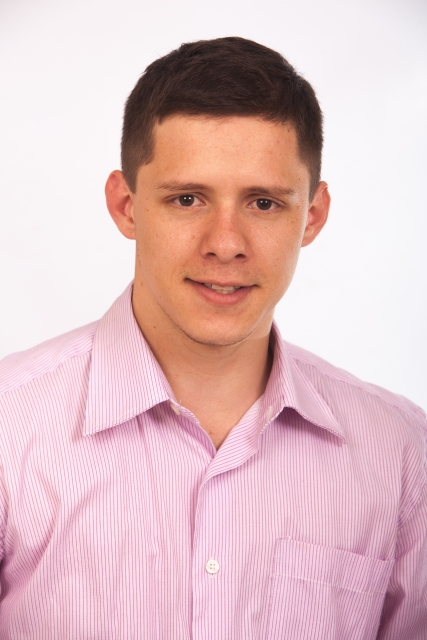
#> input picture OpenCV3_beginner/images/sample.jpg, 427 x 640 px, found by its file name
$ python blend.py
#> lines starting #> are read from the running program, lines starting #| are printed output that depends on the picture
import cv2
import math
import numpy as np

try:
    def create_cos(rows,cols):
        weight = np.zeros((rows,cols,3),np.float32)
        center = (rows/2,cols/2)
        radius = math.sqrt(center[0]**2+center[1]**2)

        for r in range(rows):
            for c in range(cols):
                distance = math.sqrt((center[0]-r)**2+(center[1]-c)**2)

                radian = (distance/radius)*math.pi

                Y =(math.cos(radian)+1.0)/2.0
                weight[r,c]=[Y,Y,Y]

        return weight

    img1 = cv2.imread('C:/Source Codes/OpenCV3_beginner/images/sample.jpg').astype(np.float32)/255
    img2 = cv2.imread('C:/Source Codes/OpenCV3_beginner/images/20230609.jpg').astype(np.float32)/255
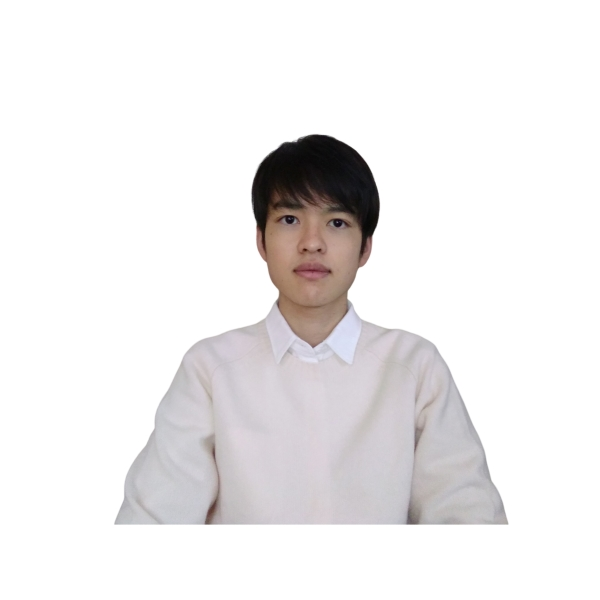
#> input picture OpenCV3_beginner/images/20230609.jpg, 600 x 600 px, found by its file name

    if img1 is None or img2 is None:
        print('ファイルを読み込めません．')
        import sys
        sys.exit()

    height = img1.shape[0]
#> height = 640
    width = img1.shape[1]
#> width = 427
    img2 = cv2.resize(img2,(width,height))
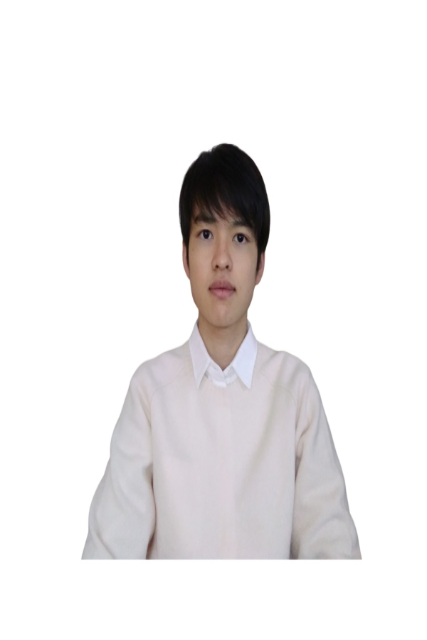
#> img2: shape (640, 427, 3) float32; mean B, G, R 0.926, 0.925, 0.932

    dst = cv2.addWeighted(img1,0.3,img2,0.7,0.0)
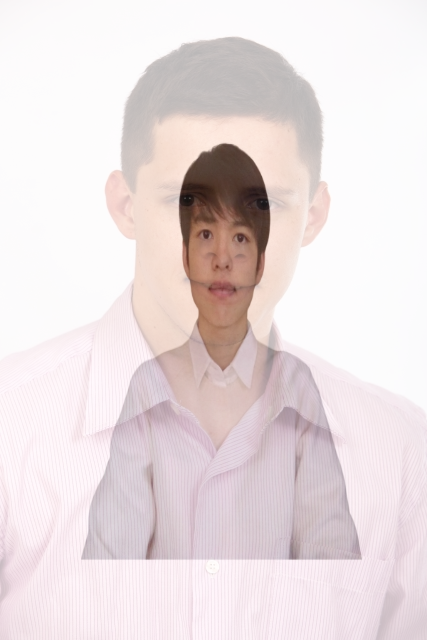
#> dst: shape (640, 427, 3) float32; mean B, G, R 0.877, 0.873, 0.916
    cv2.imwrite('C:/Source Codes/OpenCV3_beginner/images/blend0307.jpg',dst)
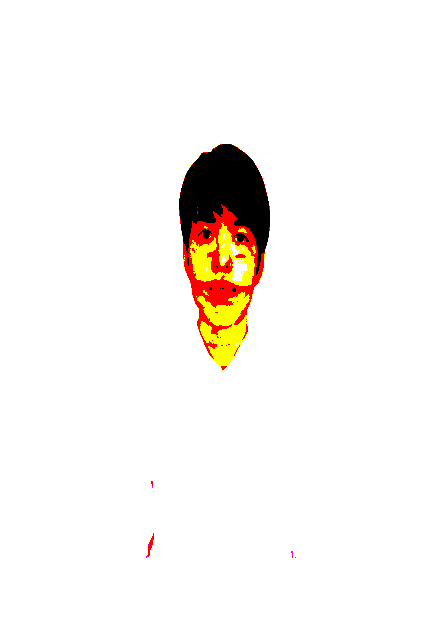
#> saved as blend0307.jpg: shape (640, 427, 3); mean B, G, R 0.948, 0.963, 0.977; drawn with 1 as white
    cv2.imshow('dst1',dst)

    dst = cv2.addWeighted(img1,0.6,img2,0.4,0.0)
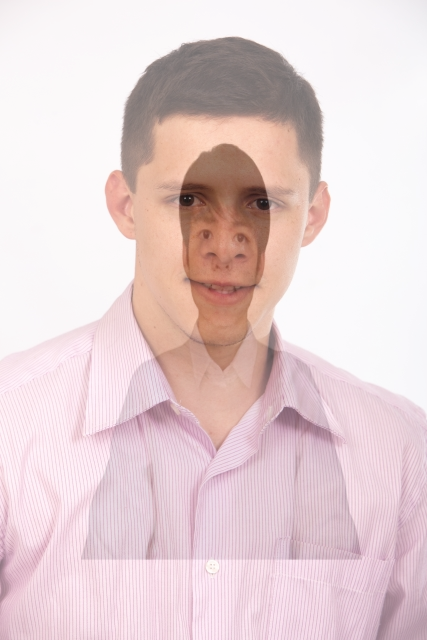
#> dst: shape (640, 427, 3) float32; mean B, G, R 0.829, 0.821, 0.901
    cv2.imwrite('C:/Source Codes/OpenCV3_beginner/images/blend0604.jpg',dst)
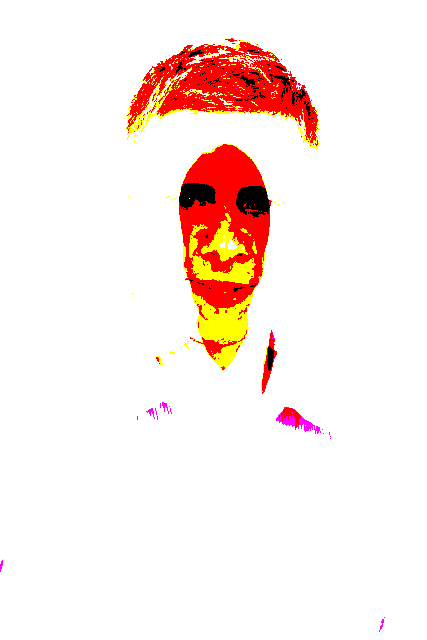
#> saved as blend0604.jpg: shape (640, 427, 3); mean B, G, R 0.908, 0.928, 0.991; drawn with 1 as white
    cv2.imshow('dst2',dst)
    cv2.waitKey(0)
    cv2.destroyAllWindows()
except:
    import sys
    print ("Error:",sys.exc_info()[0])
    print(sys.exc_info()[1])
    import traceback
    print(traceback.format_tb(sys.exc_info()[2]))
